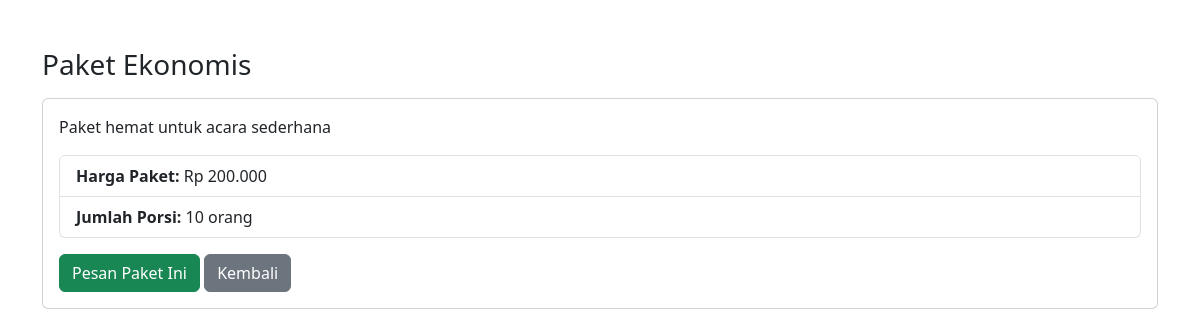
The page /paket_detail.php?id=1 on the database its author committed.
### tables this page shows
CREATE TABLE `paket` (
  `id` int(11) NOT NULL,
  `nama_paket` varchar(100) NOT NULL,
  `deskripsi` text DEFAULT NULL,
  `harga` decimal(10,2) NOT NULL,
  `min_porsi` int(11) DEFAULT 10,
  `gambar` varchar(255) DEFAULT NULL,
  `created_at` timestamp NOT NULL DEFAULT current_timestamp()
);

### config.php (called while the page is built, shortened)
<?php
function format_rupiah($angka) {
    return "Rp " . number_format($angka, 0, ',', '.');
}

### paket_detail.php (the view, shortened to what this page needs)
<?php
require_once 'config.php';
$id = (int) $_GET['id'];
$query = mysqli_query($conn, "SELECT * FROM paket WHERE id = $id");
$paket = mysqli_fetch_assoc($query);
?>
<!DOCTYPE html>
<html lang="id">
<head>
    <link href="https://cdn.jsdelivr.net/npm/bootstrap@5.3.0/dist/css/bootstrap.min.css" rel="stylesheet">
</head>
<body>
<div class="container mt-5">
    <h3><?= $paket['nama_paket']; ?></h3>
    <div class="card mt-3">
        <div class="card-body">
            <p><?= $paket['deskripsi']; ?></p>
            <ul class="list-group mb-3">
                <li class="list-group-item">
                    <strong>Harga Paket:</strong>
                    <?= format_rupiah($paket['harga']); ?>
                </li>
                <li class="list-group-item">
                    <strong>Jumlah Porsi:</strong>
                    <?= $paket['min_porsi']; ?> orang
                </li>
            </ul>
            <form method="POST" action="checkout_paket.php">
                <button type="submit" class="btn btn-success">
                    Pesan Paket Ini
                </button>
                <a href="paket.php" class="btn btn-secondary">
                    Kembali
                </a>
            </form>
        </div>
    </div>
</div>
</body>
</html>

### rows shown on the page
paket: nama_paket "Paket Ekonomis", deskripsi "Paket hemat untuk acara sederhana", harga "Rp 200.000", min_porsi "10"
